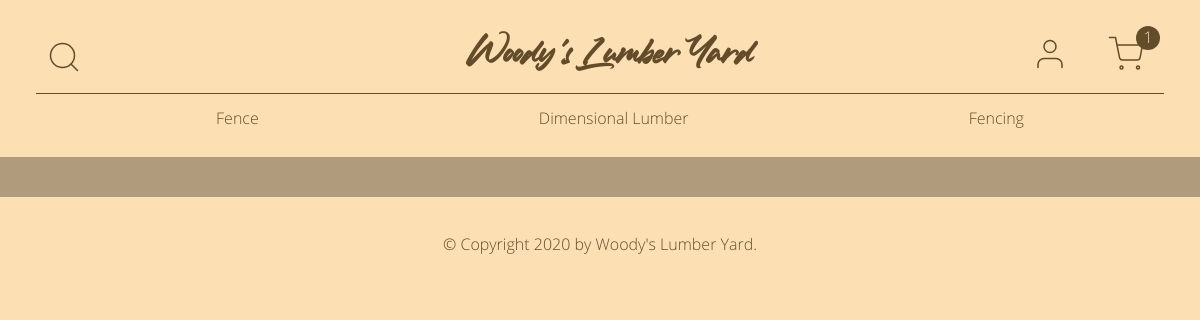
Before: / with the older database file.
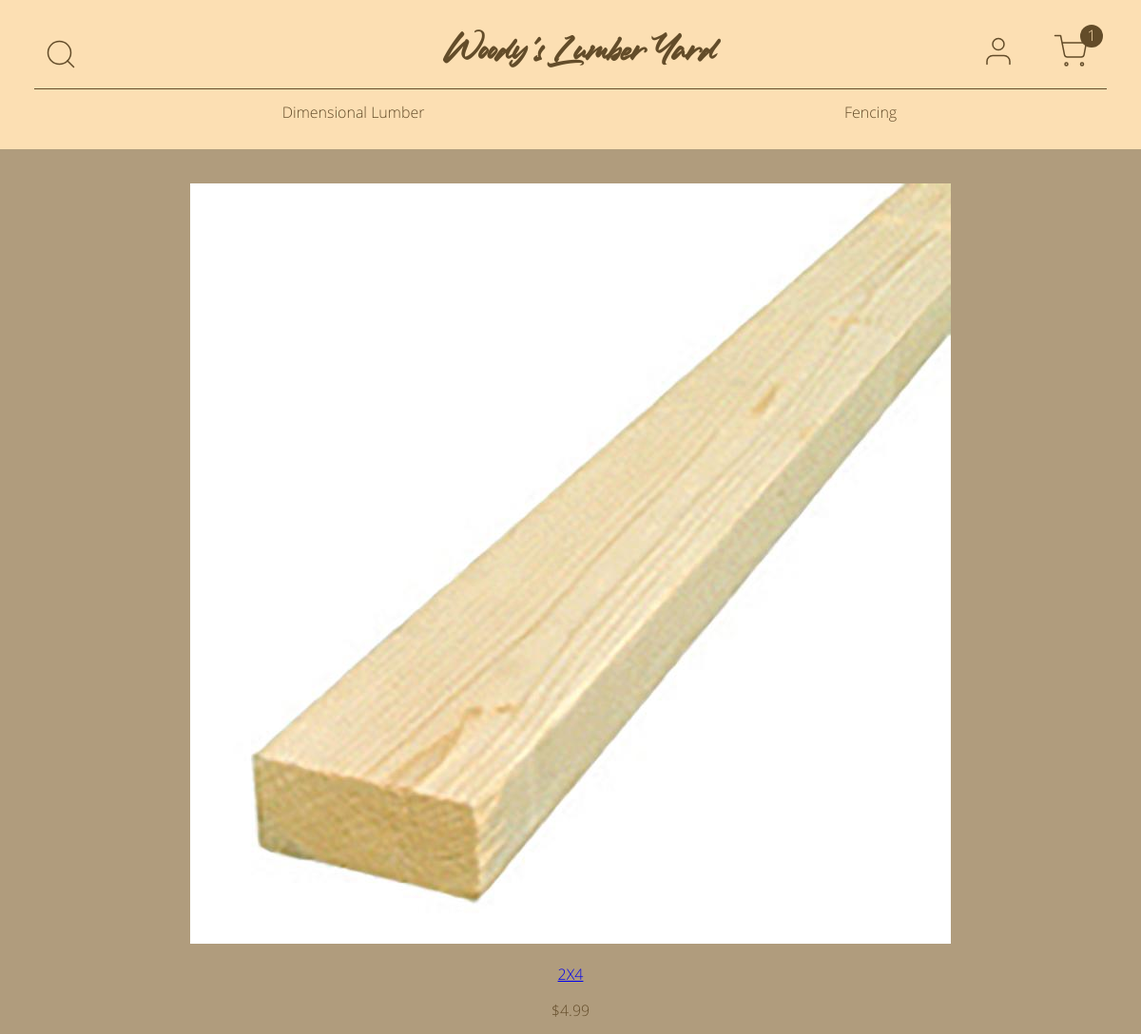
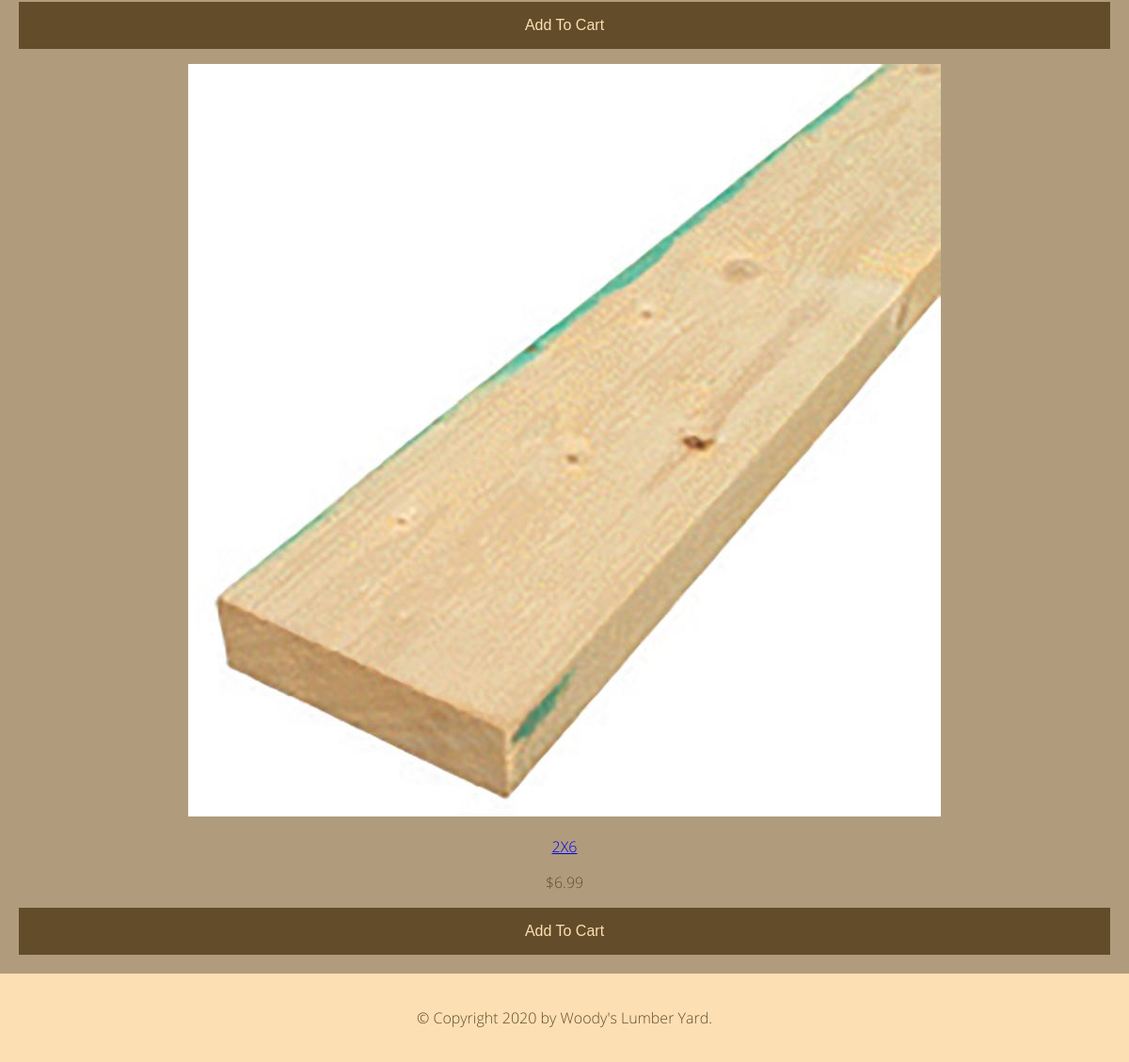
After: the same page with the newer database file (2 pictures, top to bottom).
### online_store/models.py (models this page shows, shortened)
class Category(db.Model):
    id = db.Column(db.Integer, primary_key=True)
    name = db.Column(db.String(20), nullable=False)
    link = db.Column(db.String(20), nullable=True)
    products = db.relationship("Product", backref="category", lazy=True)
    date_created = db.Column(db.DateTime, default=datetime.utcnow)
    created_by_id = db.Column(db.Integer, db.ForeignKey("user.id"))

class Product(db.Model):
    id = db.Column(db.Integer, primary_key=True)
    name = db.Column(db.String(100), nullable=False)
    category_id = db.Column(db.Integer, db.ForeignKey("category.id"))
    price = db.Column(db.Float, nullable=False)
    image = db.Column(db.String(40), nullable=False)
    date_created = db.Column(db.DateTime, default=datetime.utcnow)
    created_by_id = db.Column(db.Integer, db.ForeignKey("user.id"))

### online_store/main/routes.py (the view)
@main.route("/home")
@main.route("/", methods=["GET", "POST"])
def home():
    categories = Category.query.all()
    if request.method == "POST":
        name = request.form["name"]
        products = Product.query.filter(Product.name.contains(name))
        search_message = name
        context = {
            "categories": categories,
            "search_message": search_message,
            "products": products,
        }
    else:
        products = Product.query.order_by(Product.date_created).all()
        context = {"categories": categories, "products": products}
    try:
        if current_user.is_admin:
            return render_template("admin/admin.html", **context)
    except AttributeError:
        pass
    return render_template("home.html", **context)

### online_store/templates/home.html (shortened to what this page needs)
{% extends "base.html" %}
{% block content %}
<div class="product-grid">
  {% for product in products %}
  <div class="product-item">
    <p>
      <a href="/products/{{ product.id }}">
        <img src="{{ url_for('static', filename='product-images/' + product.image) }}" alt="{{ product.name }}">
      </a>
    </p>
    <p class="name">
      <a href="/products/{{ product.id }}">{{ product.name }}</a>
    </p>
    <p class="price">${{ product.price }}</p>
    <button type="button" name="add-to-cart">Add To Cart</button>
  </div>
  {% endfor %}
</div>
{% endblock %}

### online_store/templates/base.html (shortened to what this page needs)
<!DOCTYPE html>
<html lang="en">
<head>
  {% block head %}
  <link rel="stylesheet" type="text/css" href="{{ url_for('static', filename='css/main.css') }}">
  {% endblock %}
</head>
<body>
  <header>
    <div class="top-row">
      <div class="search">
        <img class="search-btn" src="/static/assets/search.svg" alt="Search Button">
      </div>
      {% if current_user.is_superadmin or current_user.is_admin %}
      <h1><a href="{{ url_for('admin.home') }}">Woody's Lumber Yard</a></h1>
      {% else %}
      <h1><a href="{{ url_for('main.home') }}">Woody's Lumber Yard</a></h1>
      {% endif %}
      <div class="user-icons">
        <a href="{{ url_for('users.account') }}">
          <img src="{{ url_for('static', filename='assets/user.svg') }}" alt="My Account">
        </a>
        <a href="{{ url_for('main.cart') }}">
          <img class="cart" src="{{ url_for('static', filename='assets/shopping-cart.svg') }}" alt="Shopping Cart">
          <div class="circle">1</div>
        </a>
      </div>
    </div>
    {% if categories %}
    <nav>
      <ul>
        {% for category in categories %}
        <li><a href="/category/{{ category.link }}">{{ category.name }}</a></li>
        {% endfor %}
      </ul>
    </nav>
    {% endif %}
  </header>
  <main>
    {% block content %}{% endblock %}
  </main>
  <footer>
    <p>&copy; Copyright 2020 by <a href="/">Woody's Lumber Yard</a>.</p>
  </footer>
</body>
</html>

### online_store/static/css/main.css (style rules this page uses)
body main button, body main .products .product-grid .product-item button, body main .products .product-grid .product-item .product-form input[type=submit], body main .product-detail .product-detail-text button, body main .categories .category-list .category-item button, body main .full-form input[type=submit], body footer button { -ms-appearance: none; -moz-appearance: none; -webkit-appearance: none; appearance: none; padding: 1rem 2rem; display: inline-block; border: none; margin: 0; text-decoration: none; background: #634C29; color: #FCDFB3; font-size: 1rem; cursor: pointer; text-align: center; transition: background 150ms ease-in-out, transform 50ms ease; }
* { box-sizing: border-box; }
body { background-color: #FCDFB3; color: #634C29; font-family: "Open-Sans", sans-serif; margin: 0; text-align: center; }
body header { background-color: #FCDFB3; padding: 36px; padding-bottom: 0; }
body header .top-row { display: flex; flex-direction: row; justify-content: center; align-items: center; justify-content: space-between; }
body header .top-row .search { display: flex; flex-direction: row; justify-content: center; align-items: center; flex-basis: 33%; justify-content: flex-start; margin: 0 10px; }
body header .top-row .search img { height: 36px; cursor: pointer; }
body header .top-row .user-icons { padding: 0; margin: 0; }
body header .top-row .user-icons .circle { display: block; position: absolute; color: #FCDFB3; background-color: #634C29; border-radius: 50%; height: 24px; width: 24px; top: 26px; right: 40px; }
body header .top-row .user-icons a { margin: 0 10px; text-decoration: none; }
body header .top-row .user-icons a img { height: 36px; }
body header h1 { flex-basis: 33%; font-family: "Ledgewood", sans-serif; margin: 0; text-align: center; justify-self: center; }
body header h1 a { color: #634C29; text-decoration: none; }
body header .user-icons { display: flex; flex-direction: row; justify-content: center; align-items: center; justify-content: flex-end; flex-basis: 33%; }
body header .user-icons img { margin: 0 10px; }
body header nav { margin: 0; }
body header nav ul { align-items: center; border-top: 1px solid #634C29; display: flex; flex-direction: row; height: 3rem; justify-content: space-around; }
body header nav ul li { display: flex; }
body header nav ul li a { color: #634C29; text-decoration: none; }
body main { background-color: #B09C7D; padding: 20px; }
body main button { width: 100%; }
body footer { background-color: #FCDFB3; padding: 20px; }
body footer p a { color: #634C29; text-decoration: none; }

Changed rows visible on the page:
removed Category: name "Fence"
added Product: image (picture), name "2X4", price "4.99"
added Product: image (picture), name "2X6", price "6.99"
